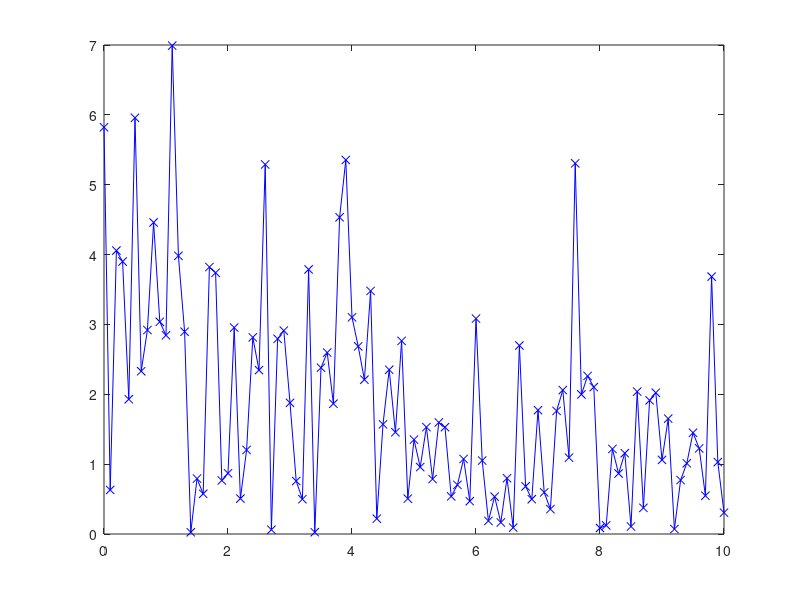

This figure's MATLAB source:
t = 0:.1:10;

% Correct values
S0 = 4;
T = pi;
noiseamp = 2;

Ssim = abs(S0 .* exp(-t./T) + noiseamp .* randn(size(t)));
plot(t, Ssim, '-bx')







